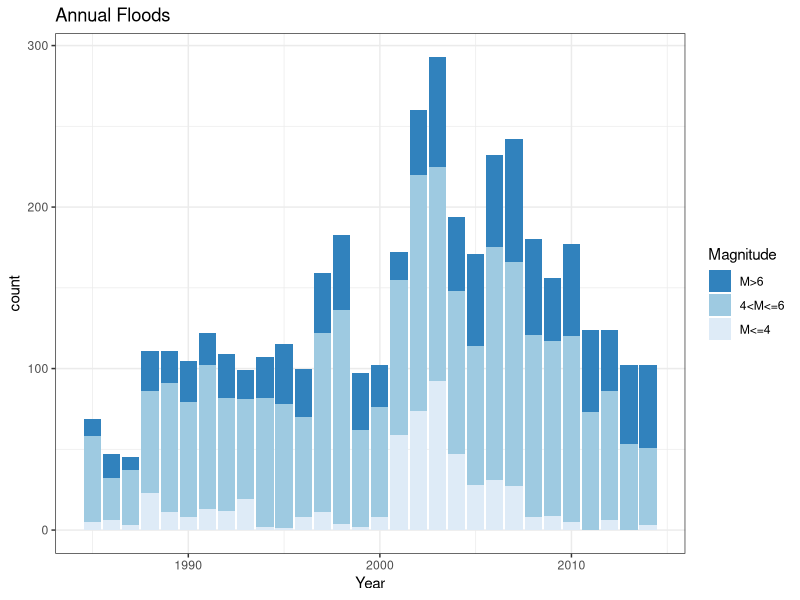
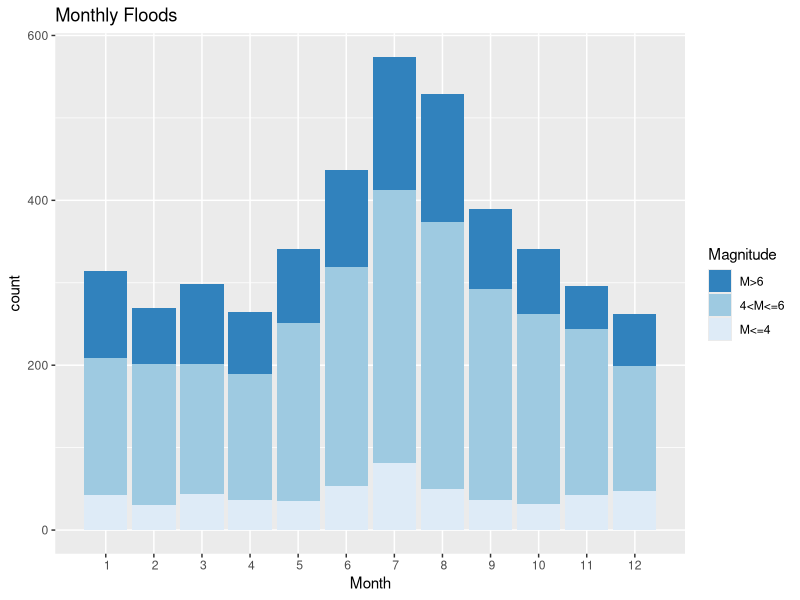

Reproduce these figures in R, in order.
library(reshape2)
library(ggplot2)
library("RColorBrewer")

annual = read.csv("annual_analysis.csv")
extreme.to.large = annual[,3] - annual[,4]
large.to.all = annual[,2] - annual[,3]
annual = cbind(annual[,c(1,4)], extreme.to.large, large.to.all)
annual = melt(annual, id.vars = "Year")
colors = brewer.pal(name="Blues", n=nlevels(annual$variable))
names(colors) = rev(levels(annual$variable))
ggplot(annual,aes(x=Year,value,fill=variable)) + geom_bar(stat="identity") + 
  scale_fill_manual(values = colors, name="Magnitude", labels=c("M>6", "4<M<=6", "M<=4")) +  
  ylab("count") + ggtitle("Annual Floods") + theme_bw()


monthly = read.csv("monthly_analysis.csv")
extreme.to.large = monthly[,3] - monthly[,4]
large.to.all = monthly[,2] - monthly[,3]
monthly = cbind(monthly[,c(1,4)], extreme.to.large, large.to.all)
monthly = melt(monthly, id.vars = "Month")
colors = brewer.pal(name="Blues", n=nlevels(monthly$variable))
names(colors) = rev(levels(monthly$variable))
ggplot(monthly,aes(x=Month,value,fill=variable)) + geom_bar(stat="identity") + 
  scale_fill_manual(values = colors, name="Magnitude", labels=c("M>6", "4<M<=6", "M<=4")) +  
  ylab("count") + ggtitle("Monthly Floods") + scale_x_discrete(limits=1:12)
